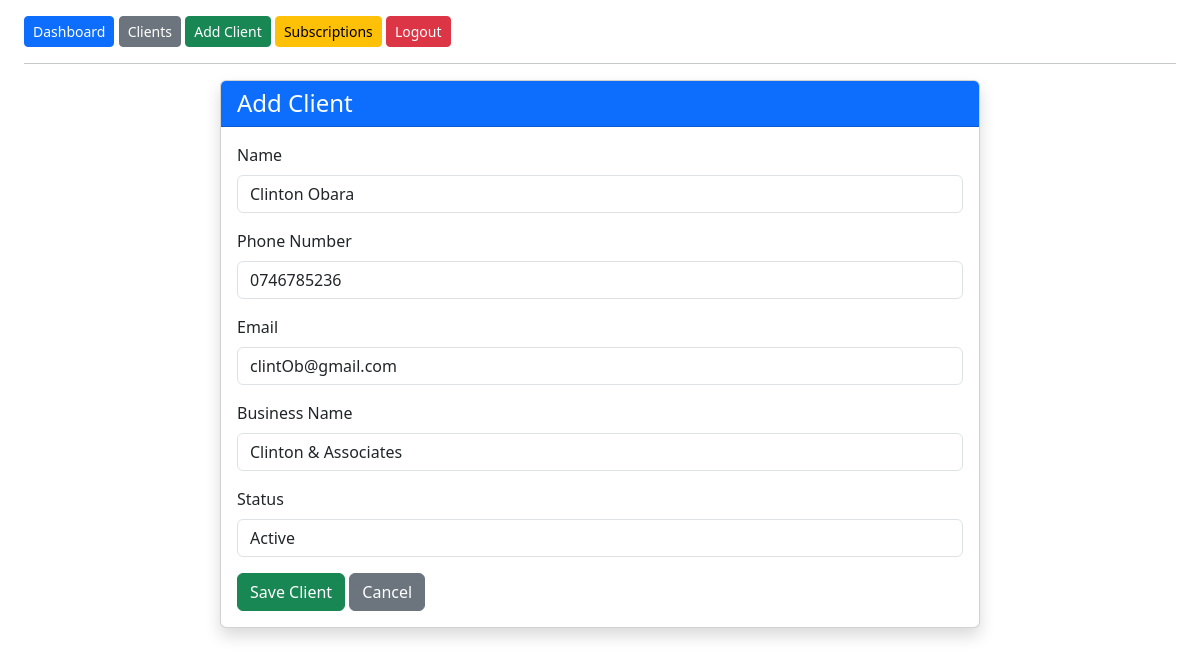
The app's page /edit/1/ (signed in) with its own data.
### tracker/models.py (models this page shows, shortened)
class Client (models.Model):
    STATUS_CHOICES = [
        ('active', 'Active'),
        ('inactive', 'Inactive')
    ]
    name = models.CharField(max_length=100)
    phone_number= models.CharField(max_length=12)
    email = models.EmailField(unique=True)
    business_name= models.CharField( max_length=50)
    status = models.CharField(
        max_length=50,
        choices= STATUS_CHOICES,
        default= 'active'
    )

### tracker/views.py (the view)
# urls.py: path('edit/<int:pk>/', views.edit_client, name='edit-client'),
@login_required
def edit_client(request, pk):
    client = get_object_or_404(Client, pk=pk)
    if request.method == 'POST':
        form = ClientForm(
            request.POST,
            instance=client
        )
        if form.is_valid():
            form.save()
            messages.success(
                request,
                "Client updated successfully."
            )
            return redirect('client-list')
    else:
        form = ClientForm(instance=client)
    return render(
        request,
        'tracker/client_form.html',
        {'form': form}
    )

### tracker/forms.py
class ClientForm(forms.ModelForm):
    class Meta:
        model = Client
        fields = '__all__'
    def __init__(self, *args, **kwargs):
        super().__init__(*args, **kwargs)
        for field in self.fields.values():
            field.widget.attrs.update({
                'class': 'form-control'
            })

### tracker/templates/tracker/client_form.html (shortened to what this page needs)
{% extends 'tracker/base.html' %}
{% block content %}
<div class="row justify-content-center">
    <div class="col-md-8">
        <div class="card shadow">
            <div class="card-header bg-primary text-white">
                <h4 class="mb-0">Add Client</h4>
            </div>
            <div class="card-body">
                <form method="POST">
                    <div class="mb-3">
                        <label class="form-label">
                            Name
                        </label>
                        {{ form.name }}
                    </div>
                    <div class="mb-3">
                        <label class="form-label">
                            Phone Number
                        </label>
                        {{ form.phone_number }}
                    </div>
                    <div class="mb-3">
                        <label class="form-label">
                            Email
                        </label>
                        {{ form.email }}
                    </div>
                    <div class="mb-3">
                        <label class="form-label">
                            Business Name
                        </label>
                        {{ form.business_name }}
                    </div>
                    <div class="mb-3">
                        <label class="form-label">
                            Status
                        </label>
                        {{ form.status }}
                    </div>
                    <button
                        type="submit"
                        class="btn btn-success">
                        Save Client
                    </button>
                    <a href="{% url 'client-list' %}"
                       class="btn btn-secondary">
                        Cancel
                    </a>
                </form>
            </div>
        </div>
    </div>
</div>
{% endblock %}

### records on screen
Client: name "Clinton Obara", phone_number "0746785236", email "clintOb@gmail.com", business_name "Clinton & Associates", status "Active"
